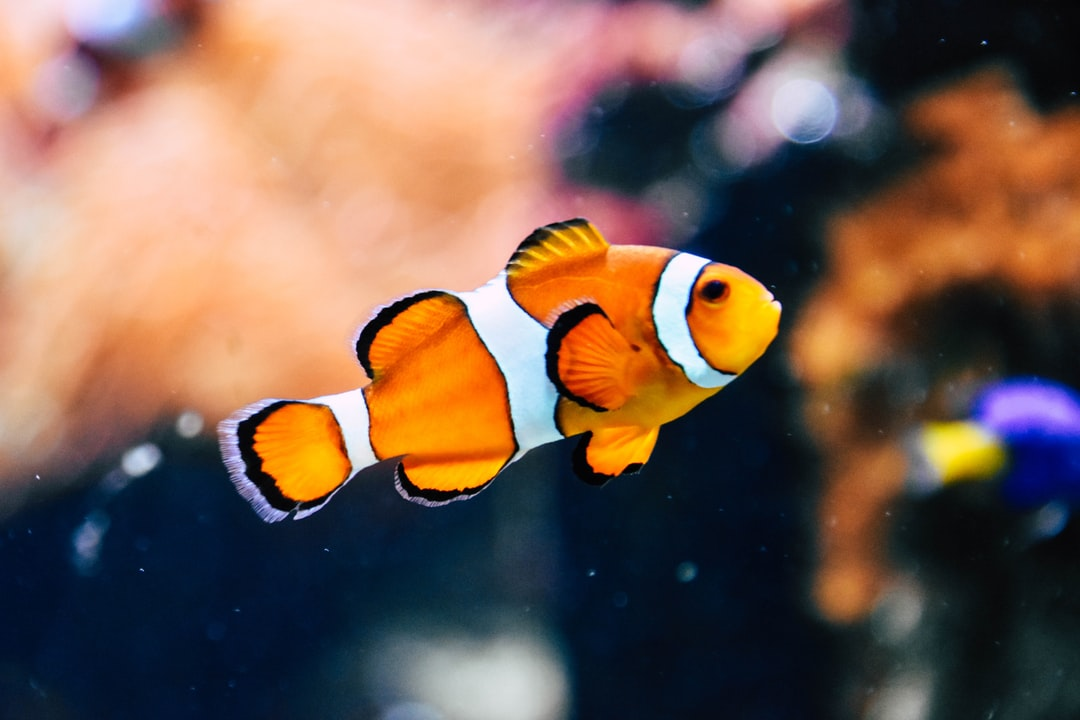
#> input picture fish.jpg, 1080 x 720 px
$ jupyter execute 'motion blurr.ipynb'
#> lines starting #> are read from the running program, lines starting #| are printed output that depends on the picture
[cell 1]
import cv2
import numpy as np
#reading an image
img = cv2.imread('fish.jpg')
#> img is the input picture: shape (720, 1080, 3); mean B, G, R 81.3, 93.8, 119.2
#size of the kernal
size = 15
kernel = np.zeros((size,size))
#replace with 1 centre e
kernel[int((size-1)/2),:] = np.ones(size)
kernel = kernel/size

output  = cv2.filter2D(img, -1, kernel)
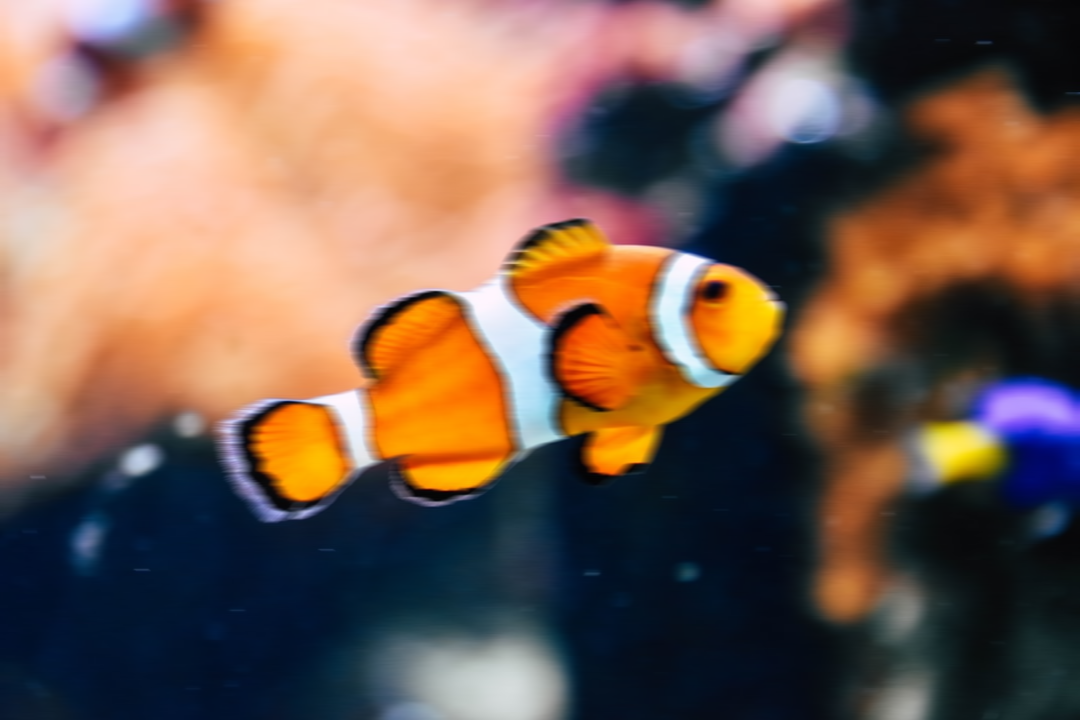
#> output: shape (720, 1080, 3); mean B, G, R 81.3, 93.8, 119.2
cv2.imshow('winname', output)
cv2.imshow('winnam1e', img)
cv2.waitKey(0)
